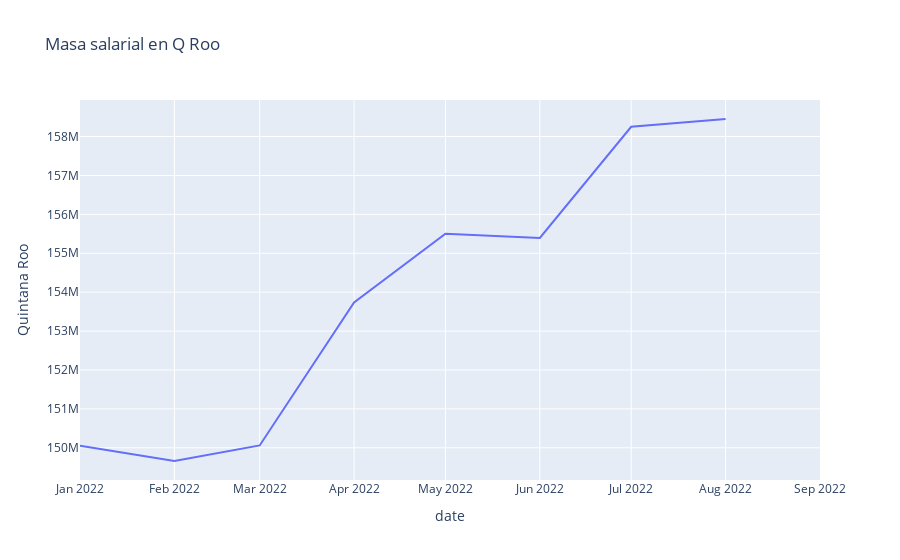

Notebook code cell kept with this figure:
### Code cell
fig = px.line(df, x="date", y="Quintana Roo", title='Masa salarial en Q Roo')
fig.show()

### Figure 1 — Plotly figure (JSON) as saved in the notebook; plotly's stock layout.template omitted (floating-point values rounded to 4 significant figures)
{"data": [{"hovertemplate": "date=%{x}<br>Quintana Roo=%{y}<extra></extra>", "legendgroup": "", "line": {"color": "#636efa", "dash": "solid"}, "marker": {"symbol": "circle"}, "mode": "lines", "name": "", "orientation": "v", "showlegend": false, "type": "scatter", "x": ["2022-01-01T00:00:00", "2022-02-01T00:00:00", "2022-03-01T00:00:00", "2022-04-01T00:00:00", "2022-05-01T00:00:00", "2022-06-01T00:00:00", "2022-07-01T00:00:00", "2022-08-01T00:00:00", "2022-09-01T00:00:00"], "xaxis": "x", "y": [150100000.0, 149700000.0, 150100000.0, 153700000.0, 155500000.0, 155400000.0, 158300000.0, 158500000.0, null], "yaxis": "y"}], "layout": {"legend": {"tracegroupgap": 0}, "title": {"text": "Masa salarial en Q Roo"}, "xaxis": {"anchor": "y", "domain": [0, 1], "title": {"text": "date"}}, "yaxis": {"anchor": "x", "domain": [0, 1], "title": {"text": "Quintana Roo"}}}}
